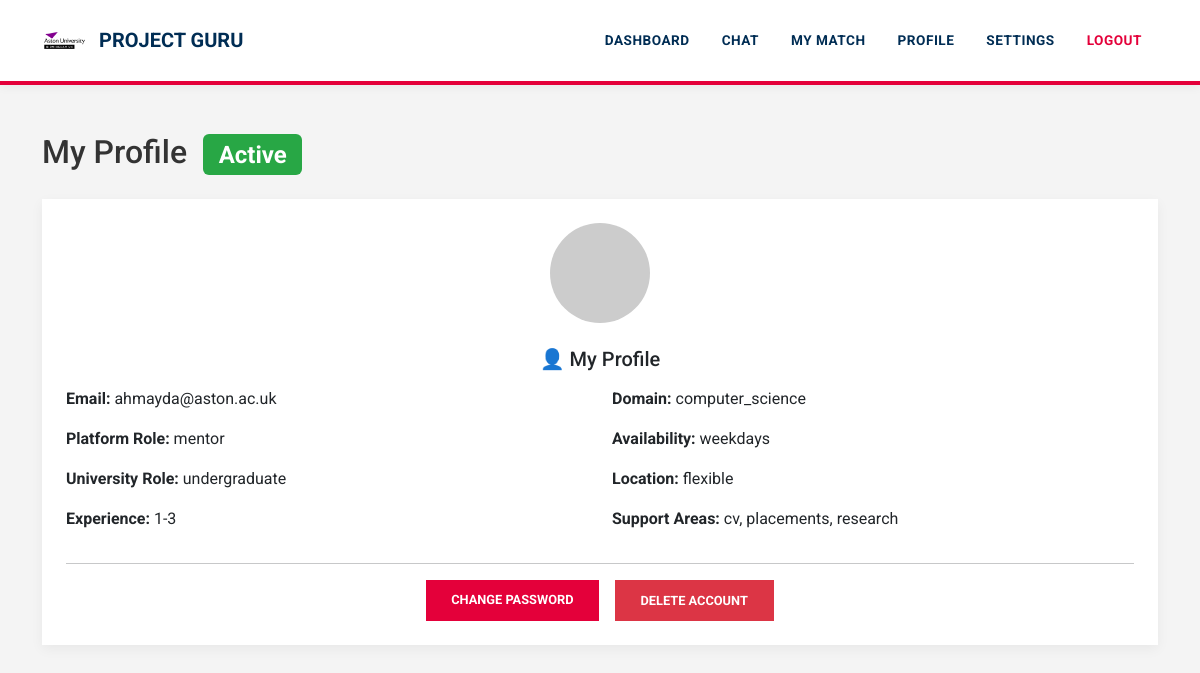
Page /profile (signed in) on the committed database.
### tables this page shows
CREATE TABLE users (
    id INTEGER PRIMARY KEY AUTOINCREMENT,
    email TEXT UNIQUE,
    password TEXT,
    role TEXT,
    level TEXT,
    experience TEXT,
    domain TEXT,
    availability TEXT,
    location TEXT,
    status TEXT
, verification_code TEXT, is_verified INTEGER DEFAULT 0, reset_code TEXT);

CREATE TABLE questionnaires (
    id INTEGER PRIMARY KEY AUTOINCREMENT,
    user_id INTEGER,
    help_areas TEXT
);

### app.py (the view)
@app.route("/profile")
def profile():
    if "user_id" not in session:
        return redirect("/login")
    profile = get_active_profile()
    if not profile:
        return redirect("/dashboard")
    role = profile["role"]
    conn = get_db()
    user = conn.execute("""
        SELECT u.*, q.help_areas
        FROM users u
        LEFT JOIN questionnaires q ON u.id = q.user_id
        WHERE u.id=?
    """,(session["user_id"],)).fetchone()
    if role == "mentor":
        matches = conn.execute("""
            SELECT * FROM matches
            WHERE mentor_id=?
        """,(session["user_id"],)).fetchall()
    else:  # mentee
        matches = conn.execute("""
            SELECT * FROM matches
            WHERE mentee_id=?
        """,(session["user_id"],)).fetchall()
    conn.close()
    return render_template(
        "profile.html",
        user=user,
        matches=matches,
        role=role
    )

### app.py (called while the page is built)
def get_db():
    conn = sqlite3.connect("database.db", timeout=30)
    conn.row_factory = sqlite3.Row
    return conn

def get_active_profile():
    if "profile_id" not in session:
        return None
    conn = get_db()
    profile = conn.execute("""
        SELECT * FROM profiles
        WHERE id=? AND user_id=?
    """, (session["profile_id"], session["user_id"])).fetchone()
    conn.close()
    return profile

### templates/profile.html (shortened to what this page needs)
<!DOCTYPE html>
<html>
<head>
<link href="https://cdn.jsdelivr.net/npm/bootstrap@5.3.2/dist/css/bootstrap.min.css" rel="stylesheet">
</head>
<body>
{% include "navbar.html" %}
<div class="container mt-5">
<h2 class="mb-4">
My Profile
<span class="badge badge-status ms-2">Active</span>
</h2>
<div class="card shadow profile-card p-4">
<div class="text-center mb-4">
<img
src="https://ui-avatars.com/api/?name={{ user.email }}&background=6f2da8&color=fff&size=100"
class="avatar">
</div>
<h5 class="mb-3 text-center">👤 My Profile</h5>
<div class="row">
<div class="col-md-6">
<p><strong>Email:</strong> {{ user.email }}</p>
<p><strong>Platform Role:</strong> {{ user.role }}</p>
<p><strong>University Role:</strong> {{ user.level }}</p>
<p><strong>Experience:</strong> {{ user.experience }}</p>
</div>
<div class="col-md-6">
<p><strong>Domain:</strong> {{ user.domain }}</p>
<p><strong>Availability:</strong> {{ user.availability }}</p>
<p><strong>Location:</strong> {{ user.location }}</p>
<p><strong>Support Areas:</strong> {{ user.help_areas }}</p>
</div>
</div>
<hr>
<div class="d-flex justify-content-center gap-3">
<a href="/change_password" class="btn btn-primary">
Change Password
</a>
<a href="/delete_account" class="btn btn-danger">
Delete Account
</a>
</div>
</div>
</div>
</body>
</html>

### templates/profile.html (style rules this page uses)
body { background:#f7f3fb; }
.profile-card { border-radius:12px; }
.avatar { width:100px; height:100px; border-radius:50%; }
.badge-status { background:#28a745; font-size:14px; padding:6px 10px; }

### templates/navbar.html (style rules this page uses)
:root { --aston-navy: #002d54; --aston-red: #e4003a; --aston-grey: #f4f4f4; --aston-dark-grey: #333333; }
body { background-color: var(--aston-grey) !important; font-family: 'Roboto', Arial, sans-serif !important; color: var(--aston-dark-grey); }
.card { border: none !important; border-radius: 0 !important; box-shadow: 0 4px 12px rgba(0,0,0,0.05) !important; }
.btn { border-radius: 0 !important; font-weight: 700 !important; text-transform: uppercase; font-size: 0.8rem; padding: 10px 25px !important; }
.btn-primary { background-color: var(--aston-red) !important; border: none !important; }

### rows in the picture
users: email "ahmayda@aston.ac.uk", role "mentor", level "undergraduate", experience "1-3", domain "computer_science", availability "weekdays", location "flexible"
questionnaires: help_areas "cv, placements, research"
